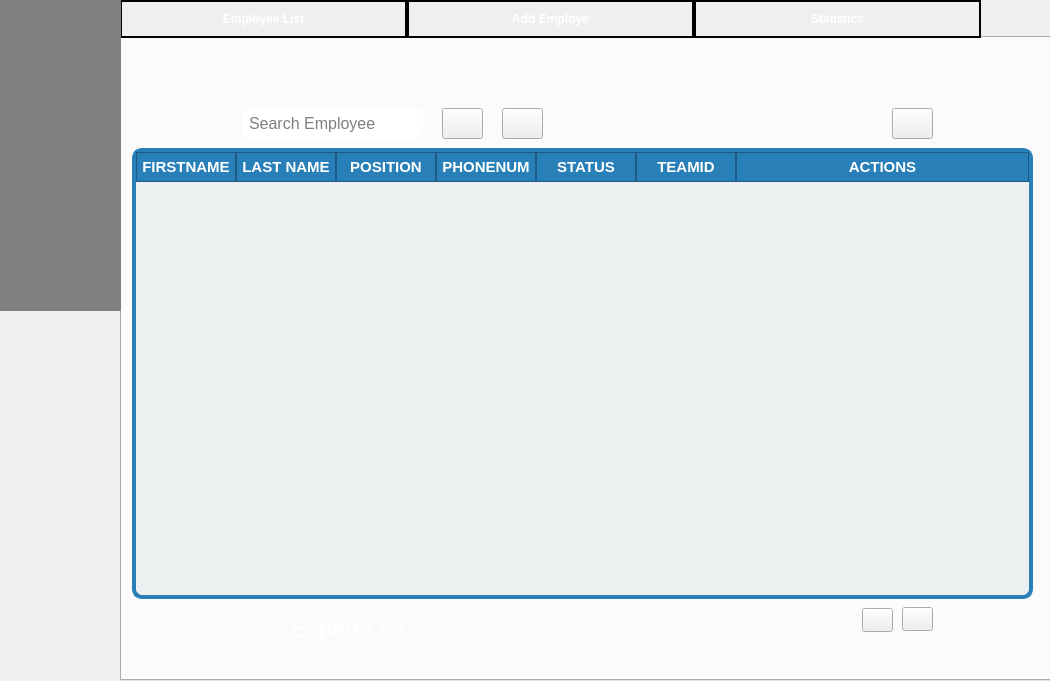
<?xml version="1.0" encoding="UTF-8"?>
<ui version="4.0">
 <class>playerPage</class>
 <widget class="QWidget" name="playerPage">
  <property name="geometry">
   <rect>
    <x>0</x>
    <y>0</y>
    <width>1050</width>
    <height>681</height>
   </rect>
  </property>
  <property name="windowTitle">
   <string>Form</string>
  </property>
  <widget class="QWidget" name="contentArea" native="true">
   <property name="geometry">
    <rect>
     <x>0</x>
     <y>0</y>
     <width>1050</width>
     <height>681</height>
    </rect>
   </property>
   <property name="sizePolicy">
    <sizepolicy hsizetype="Expanding" vsizetype="Expanding">
     <horstretch>0</horstretch>
     <verstretch>0</verstretch>
    </sizepolicy>
   </property>
   <property name="styleSheet">
    <string notr="true">background-color: qlineargradient(spread:pad, 
                                x1:0, y1:0, x2:0, y2:1, 
                                stop:0 rgba(6, 6, 6, 255), 
                                stop:0.41 rgba(56, 50, 52, 255), 
                                stop:1 rgba(34, 33, 33, 255));;
</string>
   </property>
   <widget class="QTabWidget" name="tabWidget">
    <property name="geometry">
     <rect>
      <x>120</x>
      <y>0</y>
      <width>941</width>
      <height>681</height>
     </rect>
    </property>
    <property name="font">
     <font>
      <bold>true</bold>
     </font>
    </property>
    <property name="cursor">
     <cursorShape>ArrowCursor</cursorShape>
    </property>
    <property name="styleSheet">
     <string notr="true">QTabBar::tab {
    background: qlineargradient(spread:pad, 
                            x1:0, y1:0, x2:1, y2:1, 
                            stop:0 rgba(255, 0, 0, 255), 
                            stop:0.41 rgba(195, 22, 58, 255), 
                            stop:1 rgba(255, 117, 0, 255));;  ;  
    color: white;
    border: 2px solid black;
    padding: 10px;
	width: 263%
	
   
}


QTabBar::tab:selected {
    background:qlineargradient(spread:pad, 
                            x1:0, y1:0, x2:1, y2:1, 
                            stop:0 rgba(0, 213, 246, 255), 
                            stop:0.18 rgba(100, 100, 138, 255), 
                            stop:1 rgba(0, 212, 255, 255));;
    color: white;
    font-weight: bold;
}

QTabBar::tab:hover {
    background: lightblue;
    color: black;
}

</string>
    </property>
    <property name="currentIndex">
     <number>0</number>
    </property>
    <widget class="QWidget" name="tab">
     <attribute name="title">
      <string>Employee List</string>
     </attribute>
     <widget class="QLineEdit" name="searchEmployeeInput">
      <property name="geometry">
       <rect>
        <x>120</x>
        <y>70</y>
        <width>181</width>
        <height>31</height>
       </rect>
      </property>
      <property name="font">
       <font>
        <family>Arial</family>
        <pointsize>-1</pointsize>
       </font>
      </property>
      <property name="styleSheet">
       <string notr="true">QLineEdit {
    background-color: white;
    border: 2px solid qlineargradient(x1: 0, y1: 0, x2: 1, y2: 1, 
                                stop: 0 rgba(255, 255, 255, 255), 
                                stop: 1 rgba(240, 240, 240, 255));;
    border-radius: 8px;
    padding: 5px;
    color: black;
    font-size: 16px;
}

/* Hover effect */
QLineEdit:hover {
    border-color: #ff3347;
}

/* Focus effect */
QLineEdit:focus {
    border-color: #ff0004;
    box-shadow: none; /* Qt stylesheets do not support box-shadow */
}
</string>
      </property>
      <property name="placeholderText">
       <string>Search Employee</string>
      </property>
     </widget>
     <widget class="QPushButton" name="searchButton">
      <property name="geometry">
       <rect>
        <x>320</x>
        <y>70</y>
        <width>41</width>
        <height>31</height>
       </rect>
      </property>
      <property name="cursor">
       <cursorShape>PointingHandCursor</cursorShape>
      </property>
      <property name="styleSheet">
       <string notr="true">QPushButton {
background-color:qlineargradient(spread:pad, 
                            x1:0, y1:0, x2:1, y2:1, 
                            stop:0 rgba(255, 0, 0, 255), 
                            stop:0.41 rgba(195, 22, 58, 255), 
                            stop:1 rgba(255, 117, 0, 255));;  ;  

}
QPushButton:hover {
    background-color: qlineargradient(x1: 0.25, y1: 0, x2: 0.75, y2: 1, 
                            stop: 0 rgba(0, 255, 254, 255),     
                            stop: 0.26 rgba(38, 170, 196, 255), 
                            stop: 0.67 rgba(89, 85, 131, 255),
                            stop: 1 rgba(0, 238, 255, 255));  ; 
}</string>
      </property>
      <property name="text">
       <string/>
      </property>
      <property name="icon">
       <iconset resource="resources.qrc">
        <normaloff>:/textures/textures/searchIcon.png</normaloff>:/textures/textures/searchIcon.png</iconset>
      </property>
     </widget>
     <widget class="QPushButton" name="filterButton">
      <property name="geometry">
       <rect>
        <x>380</x>
        <y>70</y>
        <width>41</width>
        <height>31</height>
       </rect>
      </property>
      <property name="cursor">
       <cursorShape>PointingHandCursor</cursorShape>
      </property>
      <property name="styleSheet">
       <string notr="true">QPushButton {
background-color:qlineargradient(spread:pad, 
                            x1:0, y1:0, x2:1, y2:1, 
                            stop:0 rgba(255, 0, 0, 255), 
                            stop:0.41 rgba(195, 22, 58, 255), 
                            stop:1 rgba(255, 117, 0, 255));;  ;  

}
QPushButton:hover {
    background-color: qlineargradient(x1: 0.25, y1: 0, x2: 0.75, y2: 1, 
                            stop: 0 rgba(0, 255, 254, 255),     
                            stop: 0.26 rgba(38, 170, 196, 255), 
                            stop: 0.67 rgba(89, 85, 131, 255),
                            stop: 1 rgba(0, 238, 255, 255));  ; 
}</string>
      </property>
      <property name="text">
       <string/>
      </property>
      <property name="icon">
       <iconset resource="resources.qrc">
        <normaloff>:/textures/textures/filterIcon.png</normaloff>:/textures/textures/filterIcon.png</iconset>
      </property>
     </widget>
     <widget class="QPushButton" name="exportListButton">
      <property name="geometry">
       <rect>
        <x>130</x>
        <y>570</y>
        <width>191</width>
        <height>41</height>
       </rect>
      </property>
      <property name="font">
       <font>
        <pointsize>18</pointsize>
       </font>
      </property>
      <property name="cursor">
       <cursorShape>PointingHandCursor</cursorShape>
      </property>
      <property name="styleSheet">
       <string notr="true">QPushButton {
background-color:qlineargradient(spread:pad, 
                            x1:0, y1:0, x2:1, y2:1, 
                            stop:0 rgba(255, 0, 0, 255), 
                            stop:0.41 rgba(195, 22, 58, 255), 
                            stop:1 rgba(255, 117, 0, 255));;  ;  
border-radius:10px;
color:white;
}
QPushButton:hover {
    background-color:qlineargradient(x1: 0.25, y1: 0, x2: 0.75, y2: 1, 
                            stop: 0 rgba(0, 255, 254, 255),     
                            stop: 0.26 rgba(38, 170, 196, 255), 
                            stop: 0.67 rgba(89, 85, 131, 255),
                            stop: 1 rgba(0, 238, 255, 255));  
}</string>
      </property>
      <property name="text">
       <string>Export List</string>
      </property>
      <property name="icon">
       <iconset resource="resources.qrc">
        <normaloff>:/textures/textures/exportIcon.png</normaloff>:/textures/textures/exportIcon.png</iconset>
      </property>
      <property name="iconSize">
       <size>
        <width>40</width>
        <height>50</height>
       </size>
      </property>
     </widget>
     <widget class="QTableWidget" name="playerTableWidget">
      <property name="geometry">
       <rect>
        <x>10</x>
        <y>110</y>
        <width>901</width>
        <height>451</height>
       </rect>
      </property>
      <property name="cursor" stdset="0">
       <cursorShape>CrossCursor</cursorShape>
      </property>
      <property name="styleSheet">
       <string notr="true">QTableWidget {
    background-color: #ecf0f1;
    border: 4px solid #2980b9; 
    border-radius: 10px;
    gridline-color: #bdc3c7;
    font-size: 14px;
}

QTableWidget::item {
    padding: 10px;
    border-bottom: 1px solid #bdc3c7;
	color:black;
}

QTableWidget::item:selected {
    background-color: #3498db;
    color: white;
    font-weight: bold;
}

QTableWidget::item:hover {
    background-color: #f1c40f;
    color: black;
}

QHeaderView::section {
    background-color: #2980b9; /* Blue header */
    color: white;
    padding: 5px 5px; /* Increase horizontal padding */
    font-size: 15px;
    font-weight: bold;
    border: 1px solid #1c5986;
    min-width: 120px; /* Minimum width for each column */
}

QTableCornerButton::section {
    background-color: #2980b9;
    border: 1px solid #1c5986;
}

QTableWidget QWidget {
background:transparent;

	}
QTableWidget QPushButton {
    background-color: qlineargradient(spread:pad, 
                            x1:0, y1:0, x2:1, y2:1, 
                            stop:0 rgba(255, 0, 0, 255), 
                            stop:0.41 rgba(195, 22, 58, 255), 
                            stop:1 rgba(255, 117, 0, 255));  
    border-radius: 10px;
    color: white;
    font-size: 12px;
min-width: 100px;  /* Ensure a minimum width */
    min-height: 40px;  /* Ensure a minimum height */
}

QTableWidget QPushButton:hover {
    background-color: qlineargradient(x1: 0.25, y1: 0, x2: 0.75, y2: 1, 
                            stop: 0 rgba(0, 255, 254, 255),     
                            stop: 0.26 rgba(38, 170, 196, 255), 
                            stop: 0.67 rgba(89, 85, 131, 255),
                            stop: 1 rgba(0, 238, 255, 255));  
}

</string>
      </property>
      <attribute name="horizontalHeaderStretchLastSection">
       <bool>true</bool>
      </attribute>
      <column>
       <property name="text">
        <string>FIRSTNAME</string>
       </property>
      </column>
      <column>
       <property name="text">
        <string>LAST NAME</string>
       </property>
      </column>
      <column>
       <property name="text">
        <string>POSITION</string>
       </property>
      </column>
      <column>
       <property name="text">
        <string>PHONENUM</string>
       </property>
      </column>
      <column>
       <property name="text">
        <string>STATUS</string>
       </property>
      </column>
      <column>
       <property name="text">
        <string>TEAMID</string>
       </property>
      </column>
      <column>
       <property name="text">
        <string>ACTIONS</string>
       </property>
      </column>
     </widget>
     <widget class="QPushButton" name="nextPageTable">
      <property name="geometry">
       <rect>
        <x>740</x>
        <y>570</y>
        <width>31</width>
        <height>24</height>
       </rect>
      </property>
      <property name="styleSheet">
       <string notr="true">QPushButton {background-color:qlineargradient(spread:pad, 
                            x1:0, y1:0, x2:1, y2:1, 
                            stop:0 rgba(255, 0, 0, 255), 
                            stop:0.41 rgba(195, 22, 58, 255), 
                            stop:1 rgba(255, 117, 0, 255));;  ;  
}
QPushButton:hover{
	background-color:qlineargradient(x1: 0.25, y1: 0, x2: 0.75, y2: 1, 
                            stop: 0 rgba(0, 255, 254, 255),     
                            stop: 0.26 rgba(38, 170, 196, 255), 
                            stop: 0.67 rgba(89, 85, 131, 255),
                            stop: 1 rgba(0, 238, 255, 255));  



}


</string>
      </property>
      <property name="text">
       <string/>
      </property>
      <property name="icon">
       <iconset resource="resources.qrc">
        <normaloff>:/textures/textures/prevIcon.png</normaloff>:/textures/textures/prevIcon.png</iconset>
      </property>
     </widget>
     <widget class="QPushButton" name="prevPageTable">
      <property name="geometry">
       <rect>
        <x>780</x>
        <y>569</y>
        <width>31</width>
        <height>24</height>
       </rect>
      </property>
      <property name="styleSheet">
       <string notr="true">QPushButton {background-color:qlineargradient(spread:pad, 
                            x1:0, y1:0, x2:1, y2:1, 
                            stop:0 rgba(255, 0, 0, 255), 
                            stop:0.41 rgba(195, 22, 58, 255), 
                            stop:1 rgba(255, 117, 0, 255));;  ;  
}
QPushButton:hover{
	background-color:qlineargradient(x1: 0.25, y1: 0, x2: 0.75, y2: 1, 
                            stop: 0 rgba(0, 255, 254, 255),     
                            stop: 0.26 rgba(38, 170, 196, 255), 
                            stop: 0.67 rgba(89, 85, 131, 255),
                            stop: 1 rgba(0, 238, 255, 255));  



}


</string>
      </property>
      <property name="text">
       <string/>
      </property>
      <property name="icon">
       <iconset resource="resources.qrc">
        <normaloff>:/textures/textures/nextIcon.png</normaloff>:/textures/textures/nextIcon.png</iconset>
      </property>
     </widget>
     <widget class="QPushButton" name="refreshButton">
      <property name="geometry">
       <rect>
        <x>770</x>
        <y>70</y>
        <width>41</width>
        <height>31</height>
       </rect>
      </property>
      <property name="cursor">
       <cursorShape>PointingHandCursor</cursorShape>
      </property>
      <property name="styleSheet">
       <string notr="true">QPushButton {
background-color:qlineargradient(spread:pad, 
                            x1:0, y1:0, x2:1, y2:1, 
                            stop:0 rgba(255, 0, 0, 255), 
                            stop:0.41 rgba(195, 22, 58, 255), 
                            stop:1 rgba(255, 117, 0, 255));;  ;  

}
QPushButton:hover {
    background-color: qlineargradient(x1: 0.25, y1: 0, x2: 0.75, y2: 1, 
                            stop: 0 rgba(0, 255, 254, 255),     
                            stop: 0.26 rgba(38, 170, 196, 255), 
                            stop: 0.67 rgba(89, 85, 131, 255),
                            stop: 1 rgba(0, 238, 255, 255));  ; 
}</string>
      </property>
      <property name="text">
       <string/>
      </property>
      <property name="icon">
       <iconset theme="QIcon::ThemeIcon::ViewRefresh"/>
      </property>
     </widget>
    </widget>
    <widget class="QWidget" name="tab_2">
     <attribute name="title">
      <string>Add Employe</string>
     </attribute>
     <widget class="QLineEdit" name="firstName1">
      <property name="geometry">
       <rect>
        <x>80</x>
        <y>70</y>
        <width>301</width>
        <height>31</height>
       </rect>
      </property>
      <property name="font">
       <font>
        <family>Arial</family>
        <pointsize>-1</pointsize>
       </font>
      </property>
      <property name="styleSheet">
       <string notr="true">QLineEdit {
    background-color: white;
    padding: 5px;
    color: black;
    font-size: 16px;
}

/* Hover effect */
QLineEdit:hover {
	border:3px dashed qlineargradient(spread:pad, 
                            x1:0, y1:0, x2:1, y2:1, 
                            stop:0 rgba(255, 0, 0, 255), 
                            stop:0.41 rgba(195, 22, 58, 255), 
                            stop:1 rgba(255, 117, 0, 255));;  ;  ;
}

/* Focus effect */
QLineEdit:focus {
    border:2px solid  qlineargradient(spread:pad, 
                            x1:0, y1:0, x2:1, y2:1, 
                            stop:0 rgba(255, 0, 0, 255), 
                            stop:0.41 rgba(195, 22, 58, 255), 
                            stop:1 rgba(255, 117, 0, 255));;  ;  ;
}
</string>
      </property>
      <property name="text">
       <string/>
      </property>
      <property name="placeholderText">
       <string>First Name</string>
      </property>
     </widget>
     <widget class="QLineEdit" name="lastName">
      <property name="geometry">
       <rect>
        <x>80</x>
        <y>122</y>
        <width>301</width>
        <height>31</height>
       </rect>
      </property>
      <property name="font">
       <font>
        <family>Arial</family>
        <pointsize>-1</pointsize>
       </font>
      </property>
      <property name="styleSheet">
       <string notr="true">QLineEdit {
    background-color: white;
    padding: 5px;
    color: black;
    font-size: 16px;
}

/* Hover effect */
QLineEdit:hover {
	border:3px dashed qlineargradient(spread:pad, 
                            x1:0, y1:0, x2:1, y2:1, 
                            stop:0 rgba(255, 0, 0, 255), 
                            stop:0.41 rgba(195, 22, 58, 255), 
                            stop:1 rgba(255, 117, 0, 255));;  ;  ;
}

/* Focus effect */
QLineEdit:focus {
    border:2px solid  qlineargradient(spread:pad, 
                            x1:0, y1:0, x2:1, y2:1, 
                            stop:0 rgba(255, 0, 0, 255), 
                            stop:0.41 rgba(195, 22, 58, 255), 
                            stop:1 rgba(255, 117, 0, 255));;  ;  ;
}
</string>
      </property>
      <property name="placeholderText">
       <string>Last Name</string>
      </property>
     </widget>
     <widget class="QLineEdit" name="position">
      <property name="geometry">
       <rect>
        <x>80</x>
        <y>183</y>
        <width>301</width>
        <height>31</height>
       </rect>
      </property>
      <property name="font">
       <font>
        <family>Arial</family>
        <pointsize>-1</pointsize>
       </font>
      </property>
      <property name="styleSheet">
       <string notr="true">QLineEdit {
    background-color: white;
    padding: 5px;
    color: black;
    font-size: 16px;
}

/* Hover effect */
QLineEdit:hover {
	border:3px dashed qlineargradient(spread:pad, 
                            x1:0, y1:0, x2:1, y2:1, 
                            stop:0 rgba(255, 0, 0, 255), 
                            stop:0.41 rgba(195, 22, 58, 255), 
                            stop:1 rgba(255, 117, 0, 255));;  ;  ;
}

/* Focus effect */
QLineEdit:focus {
    border:2px solid  qlineargradient(spread:pad, 
                            x1:0, y1:0, x2:1, y2:1, 
                            stop:0 rgba(255, 0, 0, 255), 
                            stop:0.41 rgba(195, 22, 58, 255), 
                            stop:1 rgba(255, 117, 0, 255));;  ;  ;
}
</string>
      </property>
      <property name="placeholderText">
       <string>Position</string>
      </property>
     </widget>
     <widget class="QLineEdit" name="phoneNum">
      <property name="geometry">
       <rect>
        <x>80</x>
        <y>248</y>
        <width>301</width>
        <height>31</height>
       </rect>
      </property>
      <property name="font">
       <font>
        <family>Arial</family>
        <pointsize>-1</pointsize>
       </font>
      </property>
      <property name="styleSheet">
       <string notr="true">QLineEdit {
    background-color: white;
    padding: 5px;
    color: black;
    font-size: 16px;
}

/* Hover effect */
QLineEdit:hover {
	border:3px dashed qlineargradient(spread:pad, 
                            x1:0, y1:0, x2:1, y2:1, 
                            stop:0 rgba(255, 0, 0, 255), 
                            stop:0.41 rgba(195, 22, 58, 255), 
                            stop:1 rgba(255, 117, 0, 255));;  ;  ;
}

/* Focus effect */
QLineEdit:focus {
    border:2px solid  qlineargradient(spread:pad, 
                            x1:0, y1:0, x2:1, y2:1, 
                            stop:0 rgba(255, 0, 0, 255), 
                            stop:0.41 rgba(195, 22, 58, 255), 
                            stop:1 rgba(255, 117, 0, 255));;  ;  ;
}
</string>
      </property>
      <property name="placeholderText">
       <string>Phone Number</string>
      </property>
     </widget>
     <widget class="QComboBox" name="teamID">
      <property name="geometry">
       <rect>
        <x>79</x>
        <y>376</y>
        <width>301</width>
        <height>31</height>
       </rect>
      </property>
      <property name="cursor">
       <cursorShape>PointingHandCursor</cursorShape>
      </property>
      <property name="styleSheet">
       <string notr="true">QComboBox {
    background-color: white;
    padding: 5px;
    color: black;
    font-size: 16px;
    border: 2px solid transparent; /* Default border */
}

/* Drop-down arrow area */
QComboBox::drop-down {
    border: none;
    width: 30px;
   ; /* Keep background for drop-down */
    border-top-right-radius: 8px;
    border-bottom-right-radius: 8px;
    image: url(:/textures/textures/downArrowIcon.png);
}

/* Hover effect */
QComboBox:hover {
    border: 3px dashed qlineargradient(spread:pad, 
                            x1:0, y1:0, x2:1, y2:1, 
                            stop:0 rgba(255, 0, 0, 255), 
                            stop:0.41 rgba(195, 22, 58, 255), 
                            stop:1 rgba(255, 117, 0, 255));
}

/* Focus effect */
QComboBox:focus {
    border: 2px solid qlineargradient(spread:pad, 
                            x1:0, y1:0, x2:1, y2:1, 
                            stop:0 rgba(255, 0, 0, 255), 
                            stop:0.41 rgba(195, 22, 58, 255), 
                            stop:1 rgba(255, 117, 0, 255));
}

/* Style for the dropdown list */
QComboBox QAbstractItemView {
    background-color: white;
    border: 2px solid #C51D34;
    selection-background-color: #ff0004;
    selection-color: white;
    border-radius: 8px;
    color: black;
}
</string>
      </property>
      <property name="placeholderText">
       <string>Select ID</string>
      </property>
     </widget>
     <widget class="QLineEdit" name="status">
      <property name="geometry">
       <rect>
        <x>80</x>
        <y>310</y>
        <width>301</width>
        <height>31</height>
       </rect>
      </property>
      <property name="font">
       <font>
        <family>Arial</family>
        <pointsize>-1</pointsize>
       </font>
      </property>
      <property name="styleSheet">
       <string notr="true">QLineEdit {
    background-color: white;
    padding: 5px;
    color: black;
    font-size: 16px;
}

/* Hover effect */
QLineEdit:hover {
	border:3px dashed qlineargradient(spread:pad, 
                            x1:0, y1:0, x2:1, y2:1, 
                            stop:0 rgba(255, 0, 0, 255), 
                            stop:0.41 rgba(195, 22, 58, 255), 
                            stop:1 rgba(255, 117, 0, 255));;  ;  ;
}

/* Focus effect */
QLineEdit:focus {
    border:2px solid  qlineargradient(spread:pad, 
                            x1:0, y1:0, x2:1, y2:1, 
                            stop:0 rgba(255, 0, 0, 255), 
                            stop:0.41 rgba(195, 22, 58, 255), 
                            stop:1 rgba(255, 117, 0, 255));;  ;  ;
}
</string>
      </property>
      <property name="placeholderText">
       <string>Status</string>
      </property>
     </widget>
     <widget class="QPushButton" name="addPlayerButton">
      <property name="geometry">
       <rect>
        <x>350</x>
        <y>520</y>
        <width>221</width>
        <height>61</height>
       </rect>
      </property>
      <property name="font">
       <font>
        <pointsize>18</pointsize>
       </font>
      </property>
      <property name="cursor">
       <cursorShape>PointingHandCursor</cursorShape>
      </property>
      <property name="styleSheet">
       <string notr="true">QPushButton {
background-color:qlineargradient(spread:pad, 
                            x1:0, y1:0, x2:1, y2:1, 
                            stop:0 rgba(255, 0, 0, 255), 
                            stop:0.41 rgba(195, 22, 58, 255), 
                            stop:1 rgba(255, 117, 0, 255));;  ;  
border-radius:10px;
color:white;
}
QPushButton:hover {
    background-color: qlineargradient(x1: 0.25, y1: 0, x2: 0.75, y2: 1, 
                            stop: 0 rgba(0, 255, 254, 255),     
                            stop: 0.26 rgba(38, 170, 196, 255), 
                            stop: 0.67 rgba(89, 85, 131, 255),
                            stop: 1 rgba(0, 238, 255, 255));  ; 
}</string>
      </property>
      <property name="text">
       <string>Add Employee</string>
      </property>
      <property name="icon">
       <iconset resource="resources.qrc">
        <normaloff>:/textures/textures/addIcon.png</normaloff>:/textures/textures/addIcon.png</iconset>
      </property>
      <property name="iconSize">
       <size>
        <width>50</width>
        <height>50</height>
       </size>
      </property>
     </widget>
    </widget>
    <widget class="QWidget" name="tab_3">
     <attribute name="title">
      <string>Statistics</string>
     </attribute>
     <widget class="QSplitter" name="splitter">
      <property name="geometry">
       <rect>
        <x>50</x>
        <y>110</y>
        <width>779</width>
        <height>283</height>
       </rect>
      </property>
      <property name="orientation">
       <enum>Qt::Orientation::Horizontal</enum>
      </property>
     </widget>
    </widget>
   </widget>
   <widget class="QWidget" name="sidebar" native="true">
    <property name="geometry">
     <rect>
      <x>-30</x>
      <y>0</y>
      <width>151</width>
      <height>311</height>
     </rect>
    </property>
    <property name="styleSheet">
     <string notr="true">background:gray;</string>
    </property>
    <widget class="QPushButton" name="exitButton">
     <property name="geometry">
      <rect>
       <x>53</x>
       <y>240</y>
       <width>71</width>
       <height>71</height>
      </rect>
     </property>
     <property name="cursor">
      <cursorShape>PointingHandCursor</cursorShape>
     </property>
     <property name="styleSheet">
      <string notr="true">QPushButton {
	border:none;



}

QPushButton:hover {
    background-color: red;
	border-radius:15px;
}</string>
     </property>
     <property name="text">
      <string/>
     </property>
     <property name="icon">
      <iconset resource="resources.qrc">
       <normaloff>:/textures/textures/exitIcon.png</normaloff>:/textures/textures/exitIcon.png</iconset>
     </property>
     <property name="iconSize">
      <size>
       <width>50</width>
       <height>50</height>
      </size>
     </property>
    </widget>
    <widget class="QPushButton" name="homeButton">
     <property name="geometry">
      <rect>
       <x>50</x>
       <y>10</y>
       <width>75</width>
       <height>61</height>
      </rect>
     </property>
     <property name="cursor">
      <cursorShape>PointingHandCursor</cursorShape>
     </property>
     <property name="styleSheet">
      <string notr="true">QPushButton {
	border:none;



}

QPushButton:hover {
    background-color: white;
	border-radius:15px;
}</string>
     </property>
     <property name="text">
      <string/>
     </property>
     <property name="icon">
      <iconset resource="resources.qrc">
       <normaloff>:/textures/textures/homeIcon.png</normaloff>:/textures/textures/homeIcon.png</iconset>
     </property>
     <property name="iconSize">
      <size>
       <width>50</width>
       <height>50</height>
      </size>
     </property>
    </widget>
    <widget class="QPushButton" name="aboutButton">
     <property name="geometry">
      <rect>
       <x>50</x>
       <y>170</y>
       <width>71</width>
       <height>61</height>
      </rect>
     </property>
     <property name="cursor">
      <cursorShape>PointingHandCursor</cursorShape>
     </property>
     <property name="styleSheet">
      <string notr="true">QPushButton {
	border:none;



}

QPushButton:hover {
    background-color: lime;
	border-radius:15px;
}</string>
     </property>
     <property name="text">
      <string/>
     </property>
     <property name="icon">
      <iconset resource="resources.qrc">
       <normaloff>:/textures/textures/aboutIcon.png</normaloff>:/textures/textures/aboutIcon.png</iconset>
     </property>
     <property name="iconSize">
      <size>
       <width>50</width>
       <height>50</height>
      </size>
     </property>
    </widget>
    <widget class="QPushButton" name="notifButton">
     <property name="geometry">
      <rect>
       <x>50</x>
       <y>90</y>
       <width>75</width>
       <height>71</height>
      </rect>
     </property>
     <property name="cursor">
      <cursorShape>PointingHandCursor</cursorShape>
     </property>
     <property name="styleSheet">
      <string notr="true">QPushButton {
	border:none;



}

QPushButton:hover {
    background-color: yellow;
    box-shadow: 0px 0px 10px rgba(255, 0, 0, 0.5);
	border-radius:15px;
}</string>
     </property>
     <property name="text">
      <string/>
     </property>
     <property name="icon">
      <iconset resource="resources.qrc">
       <normaloff>:/textures/textures/notifsIcon.png</normaloff>:/textures/textures/notifsIcon.png</iconset>
     </property>
     <property name="iconSize">
      <size>
       <width>50</width>
       <height>50</height>
      </size>
     </property>
    </widget>
    <zorder>notifButton</zorder>
    <zorder>homeButton</zorder>
    <zorder>aboutButton</zorder>
    <zorder>exitButton</zorder>
   </widget>
  </widget>
 </widget>
 <resources>
  <include location="resources.qrc"/>
 </resources>
 <connections/>
</ui>
